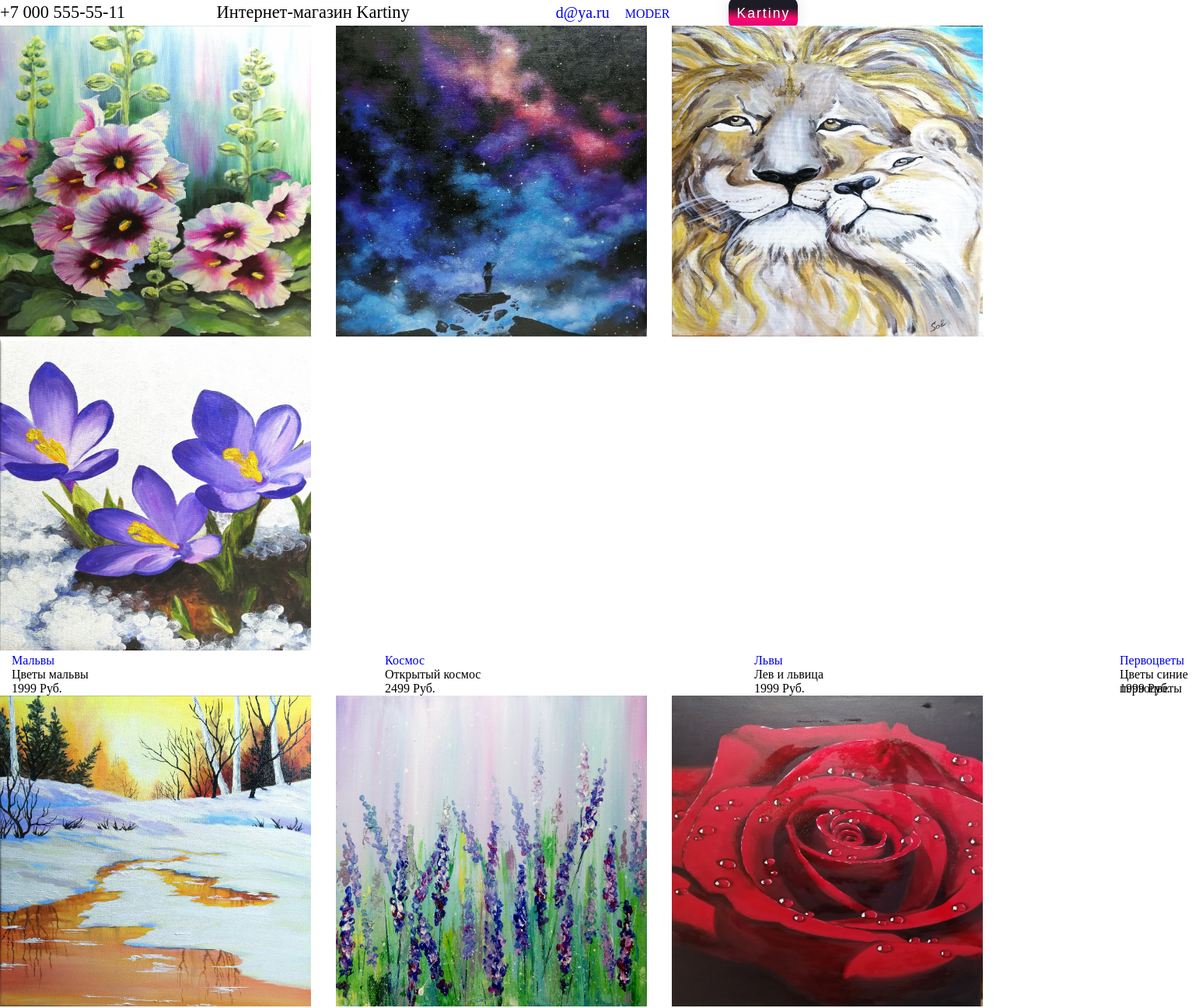
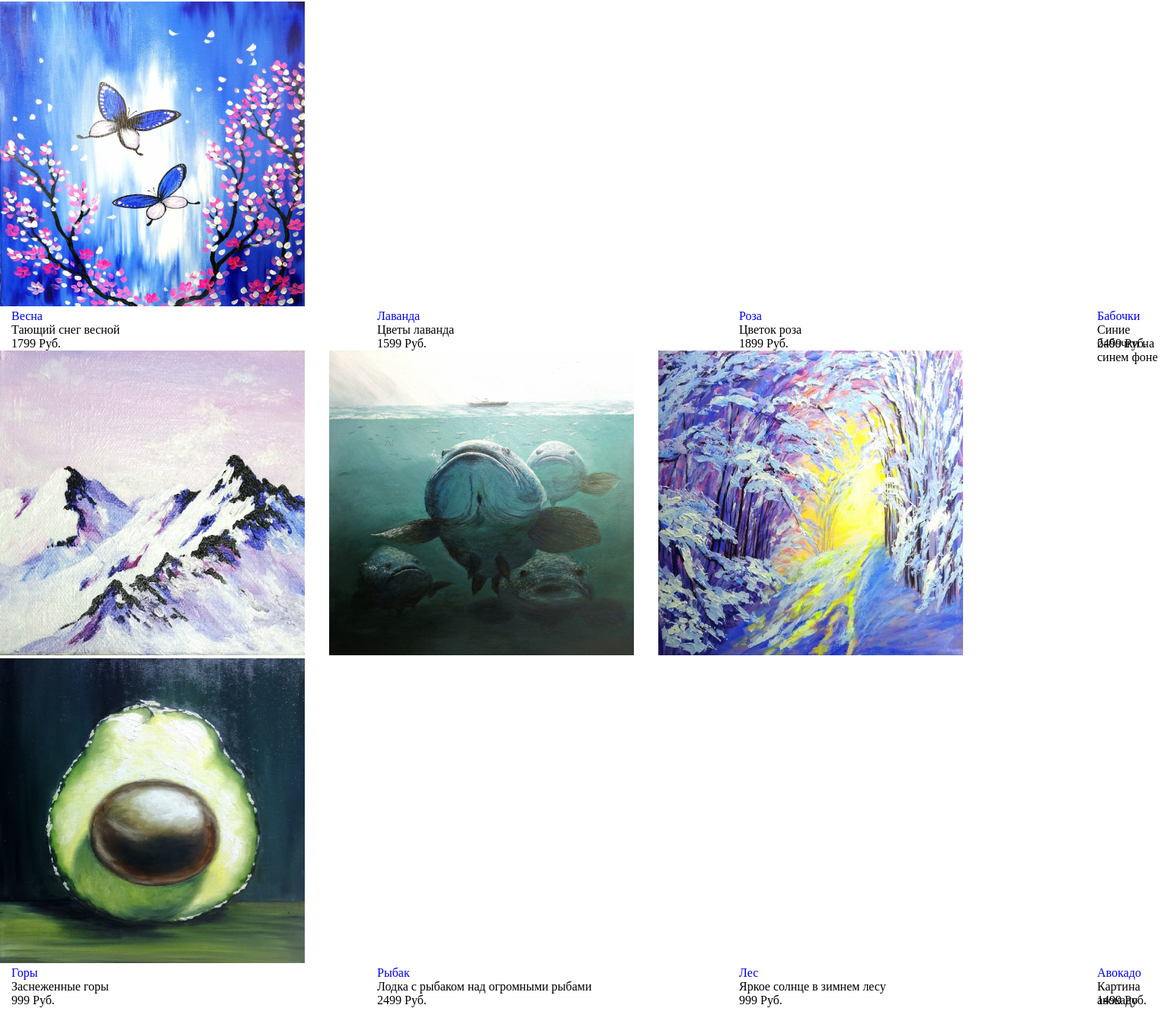
The page / (signed in) on the database its author committed (2 pictures, top to bottom).
### data/users.py (models this page shows, shortened)
class User(SqlAlchemyBase, UserMixin):
    __tablename__ = 'users'
    id = sqlalchemy.Column(sqlalchemy.Integer, primary_key=True, autoincrement=True)
    email = sqlalchemy.Column(sqlalchemy.VARCHAR, index=True, unique=True, nullable=True)
    hashed_password = sqlalchemy.Column(sqlalchemy.VARCHAR, nullable=True)
    admin = sqlalchemy.Column(sqlalchemy.Integer, nullable=True)

### data/items.py (models this page shows, shortened)
class i_item(SqlAlchemyBase):
    __tablename__ = 'items'
    id = sqlalchemy.Column(sqlalchemy.Integer, primary_key=True, autoincrement=True)
    name = sqlalchemy.Column(sqlalchemy.VARCHAR, unique=True)
    more = sqlalchemy.Column(sqlalchemy.VARCHAR, nullable=True)
    price = sqlalchemy.Column(sqlalchemy.VARCHAR)
    image = sqlalchemy.Column(sqlalchemy.VARCHAR, unique=True)
    link = sqlalchemy.Column(sqlalchemy.VARCHAR, unique=True)

### 123.py (the view)
@app.route("/")
def index():
    s = []
    con = sqlite3.connect("db/site_db.sqlite")
    cur = con.cursor()
    result = cur.execute("SELECT * FROM items").fetchall()
    for elem in result:
        s.append(elem)
    name = []
    description = []
    price = []
    img = []
    pid = []
    for i in range(len(s)):
        for j in range(len(s[i])):
            if j == 1:
                name.append(s[i][j])
            elif j == 2:
                description.append(s[i][j])
            elif j == 3:
                price.append(s[i][j])
            elif j == 4:
                img.append(s[i][j])
            elif j == 5:
                pid.append('buy/' + s[i][j])
    con.commit()
    con.close()
    return render_template("index.html", len_hm=len(img), names=name, ds=description, prices=price, hm=img, id=pid, title='Kartiny')

### 123.py (called while the page is built)
@login_manager.user_loader
def load_user(user_id):
    db_sess = db_session.create_session()
    return db_sess.query(User).get(user_id)

### data/db_session.py (called while the page is built)
def create_session() -> Session:
    global __factory
    return __factory()

### templates/index.html (shortened to what this page needs)
{% extends "base.html" %}
{% block content %}
<link rel="stylesheet" href="css/m.css">
{% for i in hm %}
{% set ii = loop.index0 * 4 %}
{% if ii == len_hm - 1 %}
<p>
<img src="{{ hm[ii] }}" width = "400" height = "400"/>
    &nbsp;&nbsp;&nbsp;&nbsp;&nbsp;&nbsp;
</p>
<p>
    <a style="position: absolute;
    left: 15px; text-decoration: none" href="{{ id[ii] }}"> {{ names[ii] }} </a>
    &nbsp;&nbsp;&nbsp;&nbsp;&nbsp;&nbsp;
</p>
<p>
    <a style="position: absolute;
    left: 15px; text-decoration: none"> {{ ds[ii] }} </a>
    &nbsp;&nbsp;&nbsp;&nbsp;&nbsp;&nbsp;
</p>
<p>
    <a style="position: absolute;
    left: 15px; text-decoration: none"> {{ prices[ii] }} Руб.</a>
    &nbsp;&nbsp;&nbsp;&nbsp;&nbsp;&nbsp;
</p>
{% elif ii < len_hm %}
<p>
<img src="{{ hm[ii] }}" width = "400" height = "400"/>
<img src="{{ hm[ii + 1] }}" width = "400" height = "400"/>
<img src="{{ hm[ii + 2] }}" width = "400" height = "400"/>
<img src="{{ hm[ii + 3] }}" width = "400" height = "400"/>
</p>
<p>
    <a style="position: absolute;
    left: 15px; text-decoration: none" href="{{ id[ii] }}"> {{ names[ii] }} </a>
    <a style="position: absolute;
    left: 495px; text-decoration: none" href="{{ id[ii + 1] }}"> {{ names[ii + 1] }} </a>
    <a style="position: absolute;
    left: 970px; text-decoration: none" href="{{ id[ii + 2] }}"> {{ names[ii + 2] }} </a>
    <a style="position: absolute;
    left: 1440px; text-decoration: none" href="{{ id[ii + 3] }}"> {{ names[ii + 3] }} </a>
</p>
<p>
    <a style="position: absolute;
    left: 15px; text-decoration: none"> {{ ds[ii] }} </a>
    <a style="position: absolute;
    left: 495px; text-decoration: none"> {{ ds[ii + 1] }} </a>
    <a style="position: absolute;
    left: 970px; text-decoration: none"> {{ ds[ii + 2] }} </a>
    <a style="position: absolute;
    left: 1440px; text-decoration: none"> {{ ds[ii + 3] }} </a>
</p>
<p>
    <a style="position: absolute;
    left: 15px; text-decoration: none"> {{ prices[ii] }} Руб.</a>
    <a style="position: absolute;
    left: 495px; text-decoration: none"> {{ prices[ii + 1] }} Руб.</a>
    <a style="position: absolute;
    left: 970px; text-decoration: none"> {{ prices[ii + 2] }} Руб.</a>
    <a style="position: absolute;
    left: 1440px; text-decoration: none"> {{ prices[ii + 3] }} Руб.</a>
</p>
{% endif %}
{% endfor %}
<br>
{% endblock %}

### templates/base.html (shortened to what this page needs)
<!DOCTYPE html>
<html lang="en">
<head>
</head>
<body>
<header>
    <nav class="navbar navbar-light bg-light">
        <a style="font-size: 140%">+7 000 555-55-11 &nbsp;&nbsp;&nbsp;&nbsp;&nbsp;&nbsp;&nbsp;&nbsp;&nbsp;&nbsp;&nbsp;&nbsp;&nbsp;&nbsp;&nbsp;&nbsp;&nbsp;&nbsp;&nbsp;&nbsp;Интернет-магазин Kartiny</a>
        {% if current_user.is_authenticated %}
        <a class="navbar-brand" href="/logout" style="text-decoration: none; display:inline-block;padding-top:.3125rem;padding-bottom:.3125rem;margin-right:1rem;font-size:1.25rem;line-height:inherit;white-space:nowrap">
            {{ current_user.email }} </a>
            <a href="/admin" style="text-decoration: none">{{ current_user.admin }}</a>
        {% endif %}
  &nbsp;&nbsp;&nbsp; <a href="/" style="text-decoration: none;
  font-size: 110%;
  color: white;
  padding: 10px 10px;
  margin: 10px 20px;
  border-radius: 10px;
  font-family: 'Montserrat', sans-serif;
  letter-spacing: 2px;
  background-image: linear-gradient(180deg, #1D1B26, #1D1B26, #ff096c, #d50082);
  box-shadow: 0 0 20px rgba(0, 0, 0, .1);">Kartiny</a>
    </nav>
</header>
<main role="main" class="container">
    {% block content %}{% endblock %}
</main>
</body>
</html>

### css/m.css (style rules this page uses)
* { margin: 0; padding: 0; box-sizing: border-box; }

### rows shown on the page
User: email "d@ya.ru", admin "MODER"
i_item: image (picture), name "Мальвы", more "Цветы мальвы", price "1999"
i_item: name "Космос", more "Открытый космос", price "2499", image (picture)
i_item: name "Львы", more "Лев и львица", price "1999", image (picture)
i_item: name "Первоцветы", more "Цветы синие первоцветы", price "1999"
i_item: name "Весна", more "Тающий снег весной", price "1799"
i_item: name "Лаванда", more "Цветы лаванда", price "1599"
i_item: name "Роза", more "Цветок роза", price "1899"
i_item: name "Бабочки", more "Синие бабочки на синем фоне", price "2499"
i_item: name "Горы", more "Заснеженные горы", price "999"
i_item: name "Рыбак", more "Лодка с рыбаком над огромными рыбами", price "2499"
i_item: name "Лес", more "Яркое солнце в зимнем лесу", price "999"
i_item: name "Авокадо", more "Картина авокадо", price "1499"
